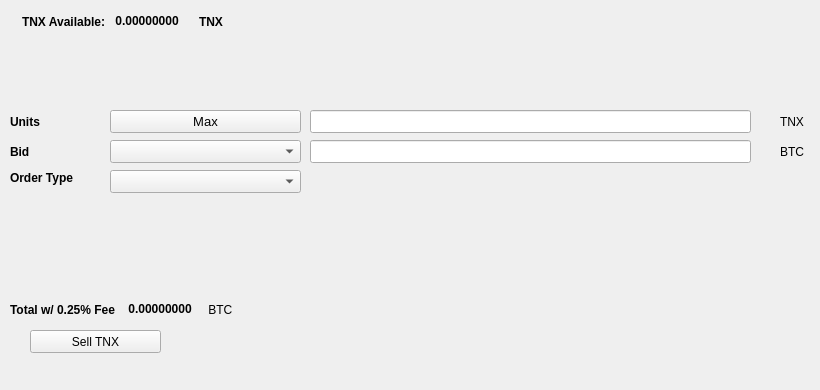
   <widget class="QWidget" name="SellTab">
    <attribute name="title">
     <string>Sell</string>
    </attribute>
    <widget class="QLabel" name="label_16">
     <property name="geometry">
      <rect>
       <x>780</x>
       <y>140</y>
       <width>31</width>
       <height>23</height>
      </rect>
     </property>
     <property name="text">
      <string>BTC</string>
     </property>
    </widget>
    <widget class="QComboBox" name="SellBidcomboBox">
     <property name="geometry">
      <rect>
       <x>110</x>
       <y>140</y>
       <width>191</width>
       <height>23</height>
      </rect>
     </property>
     <property name="font">
      <font>
       <pointsize>10</pointsize>
      </font>
     </property>
    </widget>
    <widget class="QLabel" name="label_18">
     <property name="geometry">
      <rect>
       <x>10</x>
       <y>110</y>
       <width>46</width>
       <height>23</height>
      </rect>
     </property>
     <property name="font">
      <font>
       <weight>75</weight>
       <bold>true</bold>
      </font>
     </property>
     <property name="text">
      <string>Units</string>
     </property>
    </widget>
    <widget class="QPushButton" name="Sell_Max_Amount">
     <property name="geometry">
      <rect>
       <x>110</x>
       <y>110</y>
       <width>191</width>
       <height>23</height>
      </rect>
     </property>
     <property name="font">
      <font>
       <pointsize>10</pointsize>
      </font>
     </property>
     <property name="text">
      <string>Max</string>
     </property>
    </widget>
    <widget class="QLabel" name="label_20">
     <property name="geometry">
      <rect>
       <x>10</x>
       <y>170</y>
       <width>91</width>
       <height>16</height>
      </rect>
     </property>
     <property name="font">
      <font>
       <weight>75</weight>
       <bold>true</bold>
      </font>
     </property>
     <property name="text">
      <string>Order Type</string>
     </property>
    </widget>
    <widget class="QComboBox" name="SellOrdertypeCombo">
     <property name="geometry">
      <rect>
       <x>110</x>
       <y>170</y>
       <width>191</width>
       <height>23</height>
      </rect>
     </property>
     <property name="font">
      <font>
       <pointsize>10</pointsize>
      </font>
     </property>
    </widget>
    <widget class="QLabel" name="label_21">
     <property name="geometry">
      <rect>
       <x>10</x>
       <y>140</y>
       <width>46</width>
       <height>23</height>
      </rect>
     </property>
     <property name="font">
      <font>
       <weight>75</weight>
       <bold>true</bold>
      </font>
     </property>
     <property name="text">
      <string>Bid</string>
     </property>
    </widget>
    <widget class="QLabel" name="label_22">
     <property name="geometry">
      <rect>
       <x>780</x>
       <y>110</y>
       <width>31</width>
       <height>23</height>
      </rect>
     </property>
     <property name="text">
      <string>TNX</string>
     </property>
    </widget>
    <widget class="QLineEdit" name="UnitsInputTNX">
     <property name="geometry">
      <rect>
       <x>310</x>
       <y>110</y>
       <width>441</width>
       <height>23</height>
      </rect>
     </property>
     <property name="font">
      <font>
       <pointsize>9</pointsize>
       <weight>75</weight>
       <bold>true</bold>
      </font>
     </property>
    </widget>
    <widget class="QLineEdit" name="SellBidPriceEdit">
     <property name="geometry">
      <rect>
       <x>310</x>
       <y>140</y>
       <width>441</width>
       <height>23</height>
      </rect>
     </property>
     <property name="font">
      <font>
       <pointsize>9</pointsize>
       <weight>75</weight>
       <bold>true</bold>
      </font>
     </property>
    </widget>
    <widget class="QPushButton" name="SellTNXBTN">
     <property name="geometry">
      <rect>
       <x>30</x>
       <y>330</y>
       <width>131</width>
       <height>23</height>
      </rect>
     </property>
     <property name="text">
      <string>Sell TNX</string>
     </property>
     <property name="icon">
      <iconset resource="../TNX">
       <normaloff>:/icons/bitcoin</normaloff>:/icons/bitcoin</iconset>
     </property>
    </widget>
    <widget class="QWidget" name="layoutWidget3">
     <property name="geometry">
      <rect>
       <x>22</x>
       <y>12</y>
       <width>258</width>
       <height>19</height>
      </rect>
     </property>
     <layout class="QHBoxLayout" name="horizontalLayout">
      <item>
       <widget class="QLabel" name="label232_2">
        <property name="font">
         <font>
          <weight>75</weight>
          <bold>true</bold>
         </font>
        </property>
        <property name="text">
         <string>TNX Available:</string>
        </property>
       </widget>
      </item>
      <item>
       <widget class="QLabel" name="TNXAvailableLabel">
        <property name="palette">
         <palette>
          <active>
           <colorrole role="WindowText">
            <brush brushstyle="SolidPattern">
             <color alpha="255">
              <red>0</red>
              <green>0</green>
              <blue>0</blue>
             </color>
            </brush>
           </colorrole>
           <colorrole role="Button">
            <brush brushstyle="SolidPattern">
             <color alpha="255">
              <red>0</red>
              <green>170</green>
              <blue>0</blue>
             </color>
            </brush>
           </colorrole>
           <colorrole role="Light">
            <brush brushstyle="SolidPattern">
             <color alpha="255">
              <red>0</red>
              <green>255</green>
              <blue>0</blue>
             </color>
            </brush>
           </colorrole>
           <colorrole role="Midlight">
            <brush brushstyle="SolidPattern">
             <color alpha="255">
              <red>0</red>
              <green>212</green>
              <blue>0</blue>
             </color>
            </brush>
           </colorrole>
           <colorrole role="Dark">
            <brush brushstyle="SolidPattern">
             <color alpha="255">
              <red>0</red>
              <green>85</green>
              <blue>0</blue>
             </color>
            </brush>
           </colorrole>
           <colorrole role="Mid">
            <brush brushstyle="SolidPattern">
             <color alpha="255">
              <red>0</red>
              <green>113</green>
              <blue>0</blue>
             </color>
            </brush>
           </colorrole>
           <colorrole role="Text">
            <brush brushstyle="SolidPattern">
             <color alpha="255">
              <red>0</red>
              <green>170</green>
              <blue>0</blue>
             </color>
            </brush>
           </colorrole>
           <colorrole role="BrightText">
            <brush brushstyle="SolidPattern">
             <color alpha="255">
              <red>255</red>
              <green>255</green>
              <blue>255</blue>
             </color>
            </brush>
           </colorrole>
           <colorrole role="ButtonText">
            <brush brushstyle="SolidPattern">
             <color alpha="255">
              <red>0</red>
              <green>0</green>
              <blue>0</blue>
             </color>
            </brush>
           </colorrole>
           <colorrole role="Base">
            <brush brushstyle="SolidPattern">
             <color alpha="255">
              <red>255</red>
              <green>255</green>
              <blue>255</blue>
             </color>
            </brush>
           </colorrole>
           <colorrole role="Window">
            <brush brushstyle="SolidPattern">
             <color alpha="255">
              <red>0</red>
              <green>170</green>
              <blue>0</blue>
             </color>
            </brush>
           </colorrole>
           <colorrole role="Shadow">
            <brush brushstyle="SolidPattern">
             <color alpha="255">
              <red>0</red>
              <green>0</green>
              <blue>0</blue>
             </color>
            </brush>
           </colorrole>
           <colorrole role="AlternateBase">
            <brush brushstyle="SolidPattern">
             <color alpha="255">
              <red>127</red>
              <green>212</green>
              <blue>127</blue>
             </color>
            </brush>
           </colorrole>
           <colorrole role="ToolTipBase">
            <brush brushstyle="SolidPattern">
             <color alpha="255">
              <red>255</red>
              <green>255</green>
              <blue>220</blue>
             </color>
            </brush>
           </colorrole>
           <colorrole role="ToolTipText">
            <brush brushstyle="SolidPattern">
             <color alpha="255">
              <red>0</red>
              <green>0</green>
              <blue>0</blue>
             </color>
            </brush>
           </colorrole>
          </active>
          <inactive>
           <colorrole role="WindowText">
            <brush brushstyle="SolidPattern">
             <color alpha="255">
              <red>0</red>
              <green>0</green>
              <blue>0</blue>
             </color>
            </brush>
           </colorrole>
           <colorrole role="Button">
            <brush brushstyle="SolidPattern">
             <color alpha="255">
              <red>0</red>
              <green>170</green>
              <blue>0</blue>
             </color>
            </brush>
           </colorrole>
           <colorrole role="Light">
            <brush brushstyle="SolidPattern">
             <color alpha="255">
              <red>0</red>
              <green>255</green>
              <blue>0</blue>
             </color>
            </brush>
           </colorrole>
           <colorrole role="Midlight">
            <brush brushstyle="SolidPattern">
             <color alpha="255">
              <red>0</red>
              <green>212</green>
              <blue>0</blue>
             </color>
            </brush>
           </colorrole>
           <colorrole role="Dark">
            <brush brushstyle="SolidPattern">
             <color alpha="255">
              <red>0</red>
              <green>85</green>
              <blue>0</blue>
             </color>
            </brush>
           </colorrole>
           <colorrole role="Mid">
            <brush brushstyle="SolidPattern">
             <color alpha="255">
              <red>0</red>
              <green>113</green>
              <blue>0</blue>
             </color>
            </brush>
           </colorrole>
           <colorrole role="Text">
            <brush brushstyle="SolidPattern">
             <color alpha="255">
              <red>0</red>
              <green>170</green>
              <blue>0</blue>
             </color>
            </brush>
           </colorrole>
           <colorrole role="BrightText">
            <brush brushstyle="SolidPattern">
             <color alpha="255">
              <red>255</red>
              <green>255</green>
              <blue>255</blue>
             </color>
            </brush>
           </colorrole>
           <colorrole role="ButtonText">
            <brush brushstyle="SolidPattern">
             <color alpha="255">
              <red>0</red>
              <green>0</green>
              <blue>0</blue>
             </color>
            </brush>
           </colorrole>
           <colorrole role="Base">
            <brush brushstyle="SolidPattern">
             <color alpha="255">
              <red>255</red>
              <green>255</green>
              <blue>255</blue>
             </color>
            </brush>
           </colorrole>
           <colorrole role="Window">
            <brush brushstyle="SolidPattern">
             <color alpha="255">
              <red>0</red>
              <green>170</green>
              <blue>0</blue>
             </color>
            </brush>
           </colorrole>
           <colorrole role="Shadow">
            <brush brushstyle="SolidPattern">
             <color alpha="255">
              <red>0</red>
              <green>0</green>
              <blue>0</blue>
             </color>
            </brush>
           </colorrole>
           <colorrole role="AlternateBase">
            <brush brushstyle="SolidPattern">
             <color alpha="255">
              <red>127</red>
              <green>212</green>
              <blue>127</blue>
             </color>
            </brush>
           </colorrole>
           <colorrole role="ToolTipBase">
            <brush brushstyle="SolidPattern">
             <color alpha="255">
              <red>255</red>
              <green>255</green>
              <blue>220</blue>
             </color>
            </brush>
           </colorrole>
           <colorrole role="ToolTipText">
            <brush brushstyle="SolidPattern">
             <color alpha="255">
              <red>0</red>
              <green>0</green>
              <blue>0</blue>
             </color>
            </brush>
           </colorrole>
          </inactive>
          <disabled>
           <colorrole role="WindowText">
            <brush brushstyle="SolidPattern">
             <color alpha="255">
              <red>0</red>
              <green>85</green>
              <blue>0</blue>
             </color>
            </brush>
           </colorrole>
           <colorrole role="Button">
            <brush brushstyle="SolidPattern">
             <color alpha="255">
              <red>0</red>
              <green>170</green>
              <blue>0</blue>
             </color>
            </brush>
           </colorrole>
           <colorrole role="Light">
            <brush brushstyle="SolidPattern">
             <color alpha="255">
              <red>0</red>
              <green>255</green>
              <blue>0</blue>
             </color>
            </brush>
           </colorrole>
           <colorrole role="Midlight">
            <brush brushstyle="SolidPattern">
             <color alpha="255">
              <red>0</red>
              <green>212</green>
              <blue>0</blue>
             </color>
            </brush>
           </colorrole>
           <colorrole role="Dark">
            <brush brushstyle="SolidPattern">
             <color alpha="255">
              <red>0</red>
              <green>85</green>
              <blue>0</blue>
             </color>
            </brush>
           </colorrole>
           <colorrole role="Mid">
            <brush brushstyle="SolidPattern">
             <color alpha="255">
              <red>0</red>
              <green>113</green>
              <blue>0</blue>
             </color>
            </brush>
           </colorrole>
           <colorrole role="Text">
            <brush brushstyle="SolidPattern">
             <color alpha="255">
              <red>0</red>
              <green>85</green>
              <blue>0</blue>
             </color>
            </brush>
           </colorrole>
           <colorrole role="BrightText">
            <brush brushstyle="SolidPattern">
             <color alpha="255">
              <red>255</red>
              <green>255</green>
              <blue>255</blue>
             </color>
            </brush>
           </colorrole>
           <colorrole role="ButtonText">
            <brush brushstyle="SolidPattern">
             <color alpha="255">
              <red>0</red>
              <green>85</green>
              <blue>0</blue>
             </color>
            </brush>
           </colorrole>
           <colorrole role="Base">
            <brush brushstyle="SolidPattern">
             <color alpha="255">
              <red>0</red>
              <green>170</green>
              <blue>0</blue>
             </color>
            </brush>
           </colorrole>
           <colorrole role="Window">
            <brush brushstyle="SolidPattern">
             <color alpha="255">
              <red>0</red>
              <green>170</green>
              <blue>0</blue>
             </color>
            </brush>
           </colorrole>
           <colorrole role="Shadow">
            <brush brushstyle="SolidPattern">
             <color alpha="255">
              <red>0</red>
              <green>0</green>
              <blue>0</blue>
             </color>
            </brush>
           </colorrole>
           <colorrole role="AlternateBase">
            <brush brushstyle="SolidPattern">
             <color alpha="255">
              <red>0</red>
              <green>170</green>
              <blue>0</blue>
             </color>
            </brush>
           </colorrole>
           <colorrole role="ToolTipBase">
            <brush brushstyle="SolidPattern">
             <color alpha="255">
              <red>255</red>
              <green>255</green>
              <blue>220</blue>
             </color>
            </brush>
           </colorrole>
           <colorrole role="ToolTipText">
            <brush brushstyle="SolidPattern">
             <color alpha="255">
              <red>0</red>
              <green>0</green>
              <blue>0</blue>
             </color>
            </brush>
           </colorrole>
          </disabled>
         </palette>
        </property>
        <property name="font">
         <font>
          <weight>75</weight>
          <bold>true</bold>
         </font>
        </property>
        <property name="text">
         <string> 0.00000000 </string>
        </property>
        <property name="textInteractionFlags">
         <set>Qt::LinksAccessibleByMouse|Qt::TextSelectableByKeyboard|Qt::TextSelectableByMouse</set>
        </property>
       </widget>
      </item>
      <item>
       <widget class="QLabel" name="labelTNX">
        <property name="font">
         <font>
          <weight>75</weight>
          <bold>true</bold>
         </font>
        </property>
        <property name="text">
         <string>TNX</string>
        </property>
       </widget>
      </item>
     </layout>
    </widget>
    <widget class="QWidget" name="layoutWidget">
     <property name="geometry">
      <rect>
       <x>10</x>
       <y>300</y>
       <width>268</width>
       <height>19</height>
      </rect>
     </property>
     <layout class="QHBoxLayout" name="horizontalLayout_2">
      <item>
       <widget class="QLabel" name="label_19">
        <property name="font">
         <font>
          <weight>75</weight>
          <bold>true</bold>
         </font>
        </property>
        <property name="text">
         <string>Total w/ 0.25% Fee </string>
        </property>
       </widget>
      </item>
      <item>
       <widget class="QLabel" name="SellCostLabel">
        <property name="palette">
         <palette>
          <active>
           <colorrole role="WindowText">
            <brush brushstyle="SolidPattern">
             <color alpha="255">
              <red>0</red>
              <green>0</green>
              <blue>0</blue>
             </color>
            </brush>
           </colorrole>
           <colorrole role="Button">
            <brush brushstyle="SolidPattern">
             <color alpha="255">
              <red>0</red>
              <green>170</green>
              <blue>0</blue>
             </color>
            </brush>
           </colorrole>
           <colorrole role="Light">
            <brush brushstyle="SolidPattern">
             <color alpha="255">
              <red>0</red>
              <green>255</green>
              <blue>0</blue>
             </color>
            </brush>
           </colorrole>
           <colorrole role="Midlight">
            <brush brushstyle="SolidPattern">
             <color alpha="255">
              <red>0</red>
              <green>212</green>
              <blue>0</blue>
             </color>
            </brush>
           </colorrole>
           <colorrole role="Dark">
            <brush brushstyle="SolidPattern">
             <color alpha="255">
              <red>0</red>
              <green>85</green>
              <blue>0</blue>
             </color>
            </brush>
           </colorrole>
           <colorrole role="Mid">
            <brush brushstyle="SolidPattern">
             <color alpha="255">
              <red>0</red>
              <green>113</green>
              <blue>0</blue>
             </color>
            </brush>
           </colorrole>
           <colorrole role="Text">
            <brush brushstyle="SolidPattern">
             <color alpha="255">
              <red>0</red>
              <green>170</green>
              <blue>0</blue>
             </color>
            </brush>
           </colorrole>
           <colorrole role="BrightText">
            <brush brushstyle="SolidPattern">
             <color alpha="255">
              <red>255</red>
              <green>255</green>
              <blue>255</blue>
             </color>
            </brush>
           </colorrole>
           <colorrole role="ButtonText">
            <brush brushstyle="SolidPattern">
             <color alpha="255">
              <red>0</red>
              <green>0</green>
              <blue>0</blue>
             </color>
            </brush>
           </colorrole>
           <colorrole role="Base">
            <brush brushstyle="SolidPattern">
             <color alpha="255">
              <red>255</red>
              <green>255</green>
              <blue>255</blue>
             </color>
            </brush>
           </colorrole>
           <colorrole role="Window">
            <brush brushstyle="SolidPattern">
             <color alpha="255">
              <red>0</red>
              <green>170</green>
              <blue>0</blue>
             </color>
            </brush>
           </colorrole>
           <colorrole role="Shadow">
            <brush brushstyle="SolidPattern">
             <color alpha="255">
              <red>0</red>
              <green>0</green>
              <blue>0</blue>
             </color>
            </brush>
           </colorrole>
           <colorrole role="AlternateBase">
            <brush brushstyle="SolidPattern">
             <color alpha="255">
              <red>127</red>
              <green>212</green>
              <blue>127</blue>
             </color>
            </brush>
           </colorrole>
           <colorrole role="ToolTipBase">
            <brush brushstyle="SolidPattern">
             <color alpha="255">
              <red>255</red>
              <green>255</green>
              <blue>220</blue>
             </color>
            </brush>
           </colorrole>
           <colorrole role="ToolTipText">
            <brush brushstyle="SolidPattern">
             <color alpha="255">
              <red>0</red>
              <green>0</green>
              <blue>0</blue>
             </color>
            </brush>
           </colorrole>
          </active>
          <inactive>
           <colorrole role="WindowText">
            <brush brushstyle="SolidPattern">
             <color alpha="255">
              <red>0</red>
              <green>0</green>
              <blue>0</blue>
             </color>
            </brush>
           </colorrole>
           <colorrole role="Button">
            <brush brushstyle="SolidPattern">
             <color alpha="255">
              <red>0</red>
              <green>170</green>
              <blue>0</blue>
             </color>
            </brush>
           </colorrole>
           <colorrole role="Light">
            <brush brushstyle="SolidPattern">
             <color alpha="255">
              <red>0</red>
              <green>255</green>
              <blue>0</blue>
             </color>
            </brush>
           </colorrole>
           <colorrole role="Midlight">
            <brush brushstyle="SolidPattern">
             <color alpha="255">
              <red>0</red>
              <green>212</green>
              <blue>0</blue>
             </color>
            </brush>
           </colorrole>
           <colorrole role="Dark">
            <brush brushstyle="SolidPattern">
             <color alpha="255">
              <red>0</red>
              <green>85</green>
              <blue>0</blue>
             </color>
            </brush>
           </colorrole>
           <colorrole role="Mid">
            <brush brushstyle="SolidPattern">
             <color alpha="255">
              <red>0</red>
              <green>113</green>
              <blue>0</blue>
             </color>
            </brush>
           </colorrole>
           <colorrole role="Text">
            <brush brushstyle="SolidPattern">
             <color alpha="255">
              <red>0</red>
              <green>170</green>
              <blue>0</blue>
             </color>
            </brush>
           </colorrole>
           <colorrole role="BrightText">
            <brush brushstyle="SolidPattern">
             <color alpha="255">
              <red>255</red>
              <green>255</green>
              <blue>255</blue>
             </color>
            </brush>
           </colorrole>
           <colorrole role="ButtonText">
            <brush brushstyle="SolidPattern">
             <color alpha="255">
              <red>0</red>
              <green>0</green>
              <blue>0</blue>
             </color>
            </brush>
           </colorrole>
           <colorrole role="Base">
            <brush brushstyle="SolidPattern">
             <color alpha="255">
              <red>255</red>
              <green>255</green>
              <blue>255</blue>
             </color>
            </brush>
           </colorrole>
           <colorrole role="Window">
            <brush brushstyle="SolidPattern">
             <color alpha="255">
              <red>0</red>
              <green>170</green>
              <blue>0</blue>
             </color>
            </brush>
           </colorrole>
           <colorrole role="Shadow">
            <brush brushstyle="SolidPattern">
             <color alpha="255">
              <red>0</red>
              <green>0</green>
              <blue>0</blue>
             </color>
            </brush>
           </colorrole>
           <colorrole role="AlternateBase">
            <brush brushstyle="SolidPattern">
             <color alpha="255">
              <red>127</red>
              <green>212</green>
              <blue>127</blue>
             </color>
            </brush>
           </colorrole>
           <colorrole role="ToolTipBase">
            <brush brushstyle="SolidPattern">
             <color alpha="255">
              <red>255</red>
              <green>255</green>
              <blue>220</blue>
             </color>
            </brush>
           </colorrole>
           <colorrole role="ToolTipText">
            <brush brushstyle="SolidPattern">
             <color alpha="255">
              <red>0</red>
              <green>0</green>
              <blue>0</blue>
             </color>
            </brush>
           </colorrole>
          </inactive>
          <disabled>
           <colorrole role="WindowText">
            <brush brushstyle="SolidPattern">
             <color alpha="255">
              <red>0</red>
              <green>85</green>
              <blue>0</blue>
             </color>
            </brush>
           </colorrole>
           <colorrole role="Button">
            <brush brushstyle="SolidPattern">
             <color alpha="255">
              <red>0</red>
              <green>170</green>
              <blue>0</blue>
             </color>
            </brush>
           </colorrole>
           <colorrole role="Light">
            <brush brushstyle="SolidPattern">
             <color alpha="255">
              <red>0</red>
              <green>255</green>
              <blue>0</blue>
             </color>
            </brush>
           </colorrole>
           <colorrole role="Midlight">
            <brush brushstyle="SolidPattern">
             <color alpha="255">
              <red>0</red>
              <green>212</green>
              <blue>0</blue>
             </color>
            </brush>
           </colorrole>
           <colorrole role="Dark">
            <brush brushstyle="SolidPattern">
             <color alpha="255">
              <red>0</red>
              <green>85</green>
              <blue>0</blue>
             </color>
            </brush>
           </colorrole>
           <colorrole role="Mid">
            <brush brushstyle="SolidPattern">
             <color alpha="255">
              <red>0</red>
              <green>113</green>
              <blue>0</blue>
             </color>
            </brush>
           </colorrole>
           <colorrole role="Text">
            <brush brushstyle="SolidPattern">
             <color alpha="255">
              <red>0</red>
              <green>85</green>
              <blue>0</blue>
             </color>
            </brush>
           </colorrole>
           <colorrole role="BrightText">
            <brush brushstyle="SolidPattern">
             <color alpha="255">
              <red>255</red>
              <green>255</green>
              <blue>255</blue>
             </color>
            </brush>
           </colorrole>
           <colorrole role="ButtonText">
            <brush brushstyle="SolidPattern">
             <color alpha="255">
              <red>0</red>
              <green>85</green>
              <blue>0</blue>
             </color>
            </brush>
           </colorrole>
           <colorrole role="Base">
            <brush brushstyle="SolidPattern">
             <color alpha="255">
              <red>0</red>
              <green>170</green>
              <blue>0</blue>
             </color>
            </brush>
           </colorrole>
           <colorrole role="Window">
            <brush brushstyle="SolidPattern">
             <color alpha="255">
              <red>0</red>
              <green>170</green>
              <blue>0</blue>
             </color>
            </brush>
           </colorrole>
           <colorrole role="Shadow">
            <brush brushstyle="SolidPattern">
             <color alpha="255">
              <red>0</red>
              <green>0</green>
              <blue>0</blue>
             </color>
            </brush>
           </colorrole>
           <colorrole role="AlternateBase">
            <brush brushstyle="SolidPattern">
             <color alpha="255">
              <red>0</red>
              <green>170</green>
              <blue>0</blue>
             </color>
            </brush>
           </colorrole>
           <colorrole role="ToolTipBase">
            <brush brushstyle="SolidPattern">
             <color alpha="255">
              <red>255</red>
              <green>255</green>
              <blue>220</blue>
             </color>
            </brush>
           </colorrole>
           <colorrole role="ToolTipText">
            <brush brushstyle="SolidPattern">
             <color alpha="255">
              <red>0</red>
              <green>0</green>
              <blue>0</blue>
             </color>
            </brush>
           </colorrole>
          </disabled>
         </palette>
        </property>
        <property name="font">
         <font>
          <weight>75</weight>
          <bold>true</bold>
         </font>
        </property>
        <property name="autoFillBackground">
         <bool>false</bool>
        </property>
        <property name="text">
         <string> 0.00000000</string>
        </property>
        <property name="textInteractionFlags">
         <set>Qt::LinksAccessibleByMouse|Qt::TextSelectableByMouse</set>
        </property>
       </widget>
      </item>
      <item>
       <widget class="QLabel" name="label_17">
        <property name="font">
         <font>
          <weight>50</weight>
          <bold>false</bold>
         </font>
        </property>
        <property name="text">
         <string> BTC</string>
        </property>
       </widget>
      </item>
     </layout>
    </widget>
    <widget class="QLabel" name="label_23">
     <property name="geometry">
      <rect>
       <x>460</x>
       <y>300</y>
       <width>281</width>
       <height>81</height>
      </rect>
     </property>
     <property name="text">
      <string/>
     </property>
     <property name="pixmap">
      <pixmap>:/images/bittrex</pixmap>
     </property>
    </widget>
   </widget>
